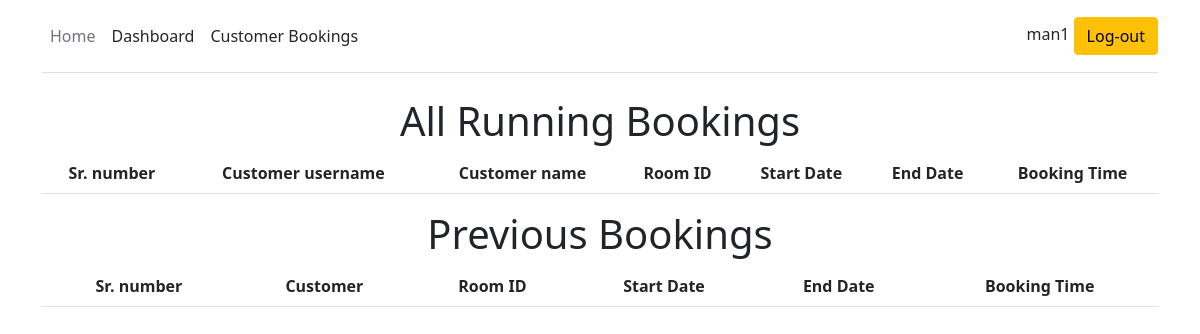
Before: /customer_bookings (signed in) with the older database file.
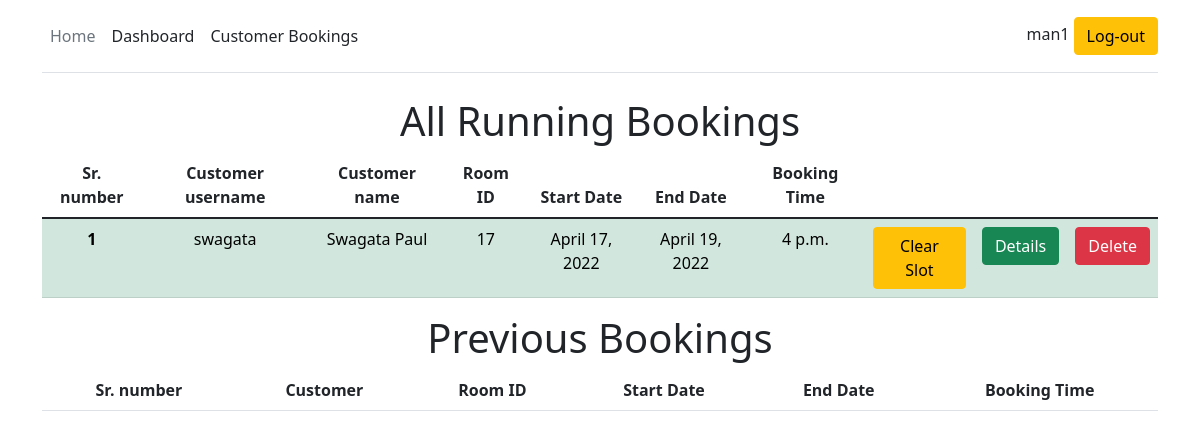
After: the same page with the newer database file.
### rmmain/models.py (models this page shows, shortened)
class Booking(models.Model):
    customer=models.ForeignKey(Customer,on_delete=models.CASCADE)
    manager= models.ForeignKey(Manager,default=False,on_delete=models.CASCADE)
    roomid = models.ForeignKey(Room,on_delete=models.CASCADE)
    startdate = models.DateField(blank=True)
    enddate = models.DateField(blank=True)
    slotstart = models.TimeField(blank=True,null=True)
    slotend = models.TimeField(blank=True,null=True)
    valid = models.BooleanField(default=True,blank=True)

class Customer(models.Model):
    username = models.ForeignKey(User,on_delete=models.CASCADE)
    name = models.CharField(max_length=20,blank=False)
    email = models.CharField(max_length=200,blank=False)
    def __str__(self):
        return str(self.username)

class Room(models.Model):
    manager = models.ForeignKey(Manager,on_delete=models.CASCADE)
    roomtype = models.ForeignKey(Roomtype,on_delete=models.CASCADE)
    capacity = models.IntegerField(default=0,blank=False)
    price = models.IntegerField(default=0)
    status = models.CharField(max_length=10000,blank=False)
    location = models.ForeignKey(Location,on_delete=models.CASCADE)
    address = models.CharField(max_length=10000,blank=False)
    mnumber = models.CharField(max_length=11,blank=False)
    def __str__(self):
        s = "{}".format(self.id)
        return s

### rmmain/views.py (the view)
# urls.py: path('customer_bookings', views.customer_bookings,name='customer_bookings'),
def customer_bookings(request):
    if request.user.is_authenticated:
        booking_list = Booking.objects.filter(manager=Manager.objects.get(username=request.user))
        context = {
            'booking_list':booking_list
        }
        return render(request,'customer_bookings.html',context)
    else:
        messages.error(request,"You have to login first")
        return redirect('manager_login')

### rmmain/models.py (called while the page is built)
    def __str__(self):
        return str(self.roomtype)

    def __str__(self):
        return str(self.city)

### templates/customer_bookings.html (shortened to what this page needs)
<!doctype html>
<html lang="en">
<head>
    <link href="https://cdn.jsdelivr.net/npm/bootstrap@5.1.3/dist/css/bootstrap.min.css" rel="stylesheet"
>
</head>
<body>
    <div class="container">
        <header
            class="d-flex flex-wrap align-items-center justify-content-center justify-content-md-between py-3 mb-4 border-bottom">
            <ul class="nav col-12 col-md-auto mb-2 justify-content-center mb-md-0">
                <li><a href="{%url 'home'%}" class="nav-link px-2 link-secondary">Home</a></li>
                <li><a href="/manager_dashboard/{{request.user}}" class="nav-link px-2 link-dark">Dashboard</a></li>
                <li><a href="{%url 'customer_bookings'%}" class="nav-link px-2 link-dark">Customer Bookings</a></li>
            </ul>
            {% if user.is_authenticated %}
            <div class="col-md-3 text-end">
                {{ user.username }}
                <a class="btn btn-warning" href="{% url 'logout'%}" role="button">Log-out</a>
            </div>
            {%else %}
            <div class="col-md-3 text-end">
                <p style="margin: 0;">Log-In / Register</p>
            </div>
            {% endif %}
        </header>
    </div>
    <div class="container" style="text-align: center;">
        <h1>All Running Bookings</h1>
        <table class="table table-hover">
            <thead>
                <tr>
                    <th scope="col">Sr. number</th>
                    <th scope="col">Customer username</th>
                    <th scope="col">Customer name</th>
                    <th scope="col">Room ID</th>
                    <th scope="col">Start Date</th>
                    <th scope="col">End Date</th>
                    <th scope="col">Booking Time</th>
                </tr>
            </thead>
            <tbody>
                {% for rooms in booking_list %}
                    {% if rooms.valid %}
                        <tr class="table-success">
                            <th scope="row">{{forloop.counter}}</th>
                            <td>{{rooms.customer}}</td>
                            <td>{{rooms.customer.name}}</td>
                            <td>{{rooms.roomid}}</td>
                            <td>{{rooms.startdate}}</td>
                            <td>{{rooms.enddate}}</td>
                            <td>{{rooms.slotstart}}</td>
                            <td>
                                <button type="button" class="btn btn-warning" data-bs-toggle="modal" data-bs-target="#exampleModal{{rooms.id}}">
                                    Clear Slot
                                </button>
                            </td>
                            <td>
                                <button type="button" class="btn btn-success" data-bs-toggle="modal" data-bs-target="#exampleModal{{rooms.roomid}}">
                                    Details
                                </button>
                            </td>
                            <td><a name="{{rooms.id}}" id="" class="btn btn-danger" href="/bookdelete/{{rooms.id}}"
                                    role="button">Delete</a></td>
                        </tr>
                    {%endif%}
                {% endfor %}
            </tbody>
        </table>
        <h1>Previous Bookings</h1>
        <table class="table table-hover">
            <thead>
                <tr>
                    <th scope="col">Sr. number</th>
                    <th scope="col">Customer</th>
                    <th scope="col">Room ID</th>
                    <th scope="col">Start Date</th>
                    <th scope="col">End Date</th>
                    <th scope="col">Booking Time</th>
                </tr>
            </thead>
        </table>
    </div>
</body>
</html>

Changed rows visible on the page:
added Booking: customer "swagata", customer.name "Swagata Paul", roomid "17", startdate "April 17, 2022", enddate "April 19, 2022", slotstart "4 p.m."
